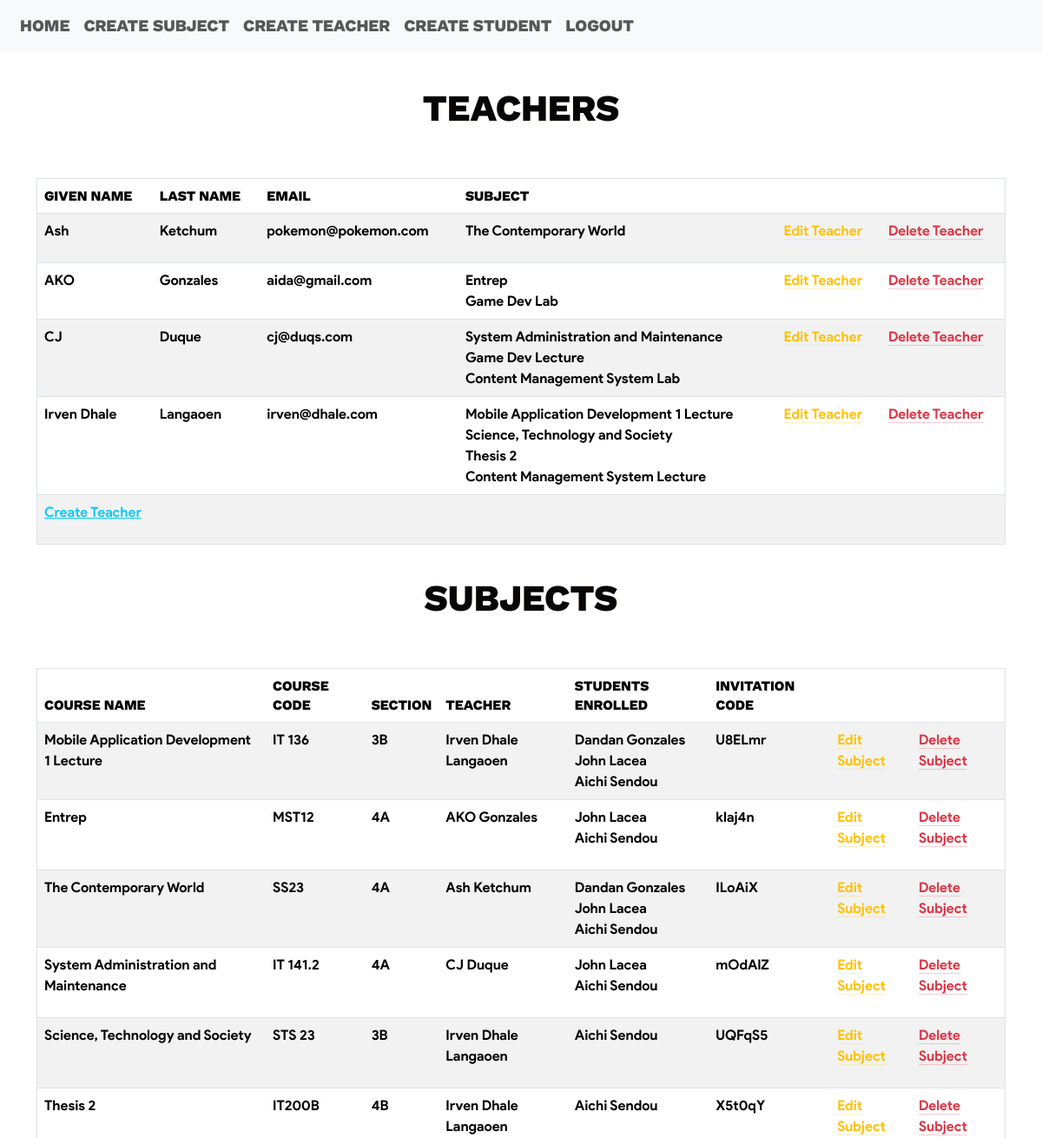
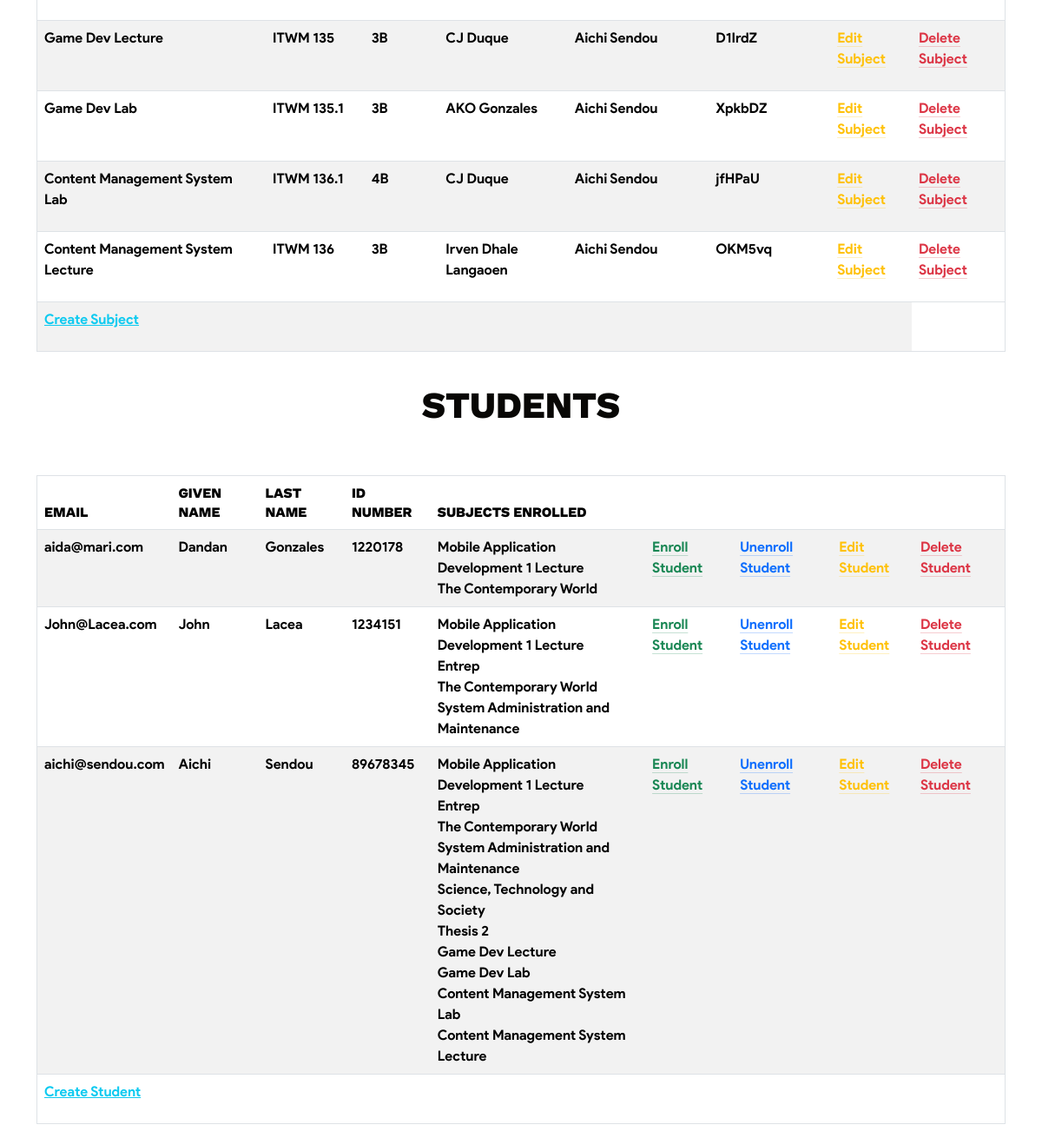
The page /admin (signed in) on the database its author committed (2 pictures, top to bottom).
### website/models.py (models this page shows)
class Teacher(db.Model, UserMixin):
    id = db.Column(db.Integer, primary_key=True)
    email = db.Column(db.String(150), unique=True)
    password = db.Column(db.String(150))
    givenName = db.Column(db.String(150))
    lastName = db.Column(db.String(150))
    subjects = db.relationship('Subj', secondary=teacher_subject_association, backref=db.backref('teachers', lazy='dynamic'))

class Subj(db.Model, UserMixin):
    id = db.Column(db.Integer, primary_key=True)
    section = db.Column(db.String(150))
    course = db.Column(db.String(150))
    code = db.Column(db.String(150), unique=True)
    invCode = db.Column(db.String(150), unique=True)

class Student(db.Model, UserMixin):
    id = db.Column(db.Integer, primary_key=True)
    email = db.Column(db.String(150), unique=True)
    password = db.Column(db.String(150))
    givenName = db.Column(db.String(150))
    lastName = db.Column(db.String(150))
    idNumber = db.Column(db.Integer, unique=True)
    enrolled_courses = db.relationship('Subj', secondary=student_course_association, backref=db.backref('students', lazy='dynamic'))

### website/auth.py (the view)
@auth.route('/admin', methods=['GET', 'POST'])
@login_required
def admin():
    subject = Subj.query.all()
    teachers = Teacher.query.all()
    students = Student.query.all()
    return render_template('home-admin.html', user=current_user, subject=subject, teachers=teachers, students=students)

### website/templates/home-admin.html (shortened to what this page needs)
{% extends "base.html" %} {% block title %}Administrator Homepage{% endblock %}
{% block barnav%}
<div class="collapse navbar-collapse" id="navbar">
  <div class="navbar-nav">
    <a class="nav-item nav-link" id="home" href="/admin">HOME</a>
    <a class="nav-item nav-link" id="subject" href="/create-subject"
      >CREATE SUBJECT</a
    >
    <a class="nav-item nav-link" id="subject" href="/create-teacher"
      >CREATE TEACHER</a
    >
    <a class="nav-item nav-link" id="subject" href="/create-student"
      >CREATE STUDENT</a
    >
    <a class="nav-item nav-link" id="logout" href="/logout">LOGOUT</a>
  </div>
</div>
{% endblock %} {% block content %}
<h1
  class="text-center"
  style="font-family: 'ProdigySansExtraBold'; color: #080705; padding-top: 20px"
>
  TEACHERS
</h1>
<div class="table-bordered" style="padding-top: 50px">
  <table class="table table-striped">
    <thead
      style="
        font-family: 'ProdigySansExtraBold';
        color: #080705;
        font-size: 15px;
      "
    >
      <tr>
        <th scope="col">GIVEN NAME</th>
        <th scope="col">LAST NAME</th>
        <th scope="col">EMAIL</th>
        <th scope="col">SUBJECT</th>
      </tr>
    </thead>
    <tbody>
      {% for teacher in teachers %}
      <tr style="font-family: 'ProductSansBold'; color: #40434e">
        <td>{{ teacher.givenName }}</td>
        <td>{{ teacher.lastName }}</td>
        <td>{{ teacher.email }}</td>
        <td>
          {% for subject in teacher.subjects %} {{ subject.course }} <br /> {% endfor
          %}
        </td>
        <td>
          <p>
            <a
              href="#"
              onclick="return editTeacher('{{ teacher.id }}')"
              class="link-warning link-offset-2 link-underline-opacity-25 link-underline-opacity-100-hover"
              >Edit Teacher</a
            >
          </p>
        </td>
        <td>
          <p>
            <a
              href="#"
              onclick="return deleteTeacher('{{ teacher.id }}')"
              class="link-danger link-offset-2 link-underline-opacity-25 link-underline-opacity-100-hover"
              >Delete Teacher</a
            >
          </p>
        </td>
      </tr>
      {% endfor %}
      <tr style="font-family: 'ProductSansBold'; color: #40434e">
        <td colspan="7" style="text-align: left">
          <p><a href="/create-teacher" class="link-info">Create Teacher</a></p>
        </td>
      </tr>
    </tbody>
  </table>
</div>
<h1
  class="text-center"
  style="font-family: 'ProdigySansExtraBold'; color: #080705; padding-top: 20px"
>
  SUBJECTS
</h1>
<div class="table-bordered" style="padding-top: 50px">
  <table class="table table-striped">
    <thead
      style="
        font-family: 'ProdigySansExtraBold';
        color: #080705;
        font-size: 15px;
      "
    >
      <tr>
        <th scope="col">COURSE NAME</th>
        <th scope="col">COURSE CODE</th>
        <th scope="col">SECTION</th>
        <th scope="col">TEACHER</th>
        <th scope="col">STUDENTS ENROLLED</th>
        <th scope="col">INVITATION CODE</th>
      </tr>
    </thead>
    <tbody>
      {% for course in subject %}
      <tr style="font-family: 'ProductSansBold'; color: #40434e">
        <td>{{ course.course }}</td>
        <td>{{ course.code }}</td>
        <td>{{ course.section }}</td>
        <td>
          {% for teacher in course.teachers %} {{ teacher.givenName }} {{
          teacher.lastName }} {% if not loop.last %}, {% endif %} {% endfor %}
        </td>
        <td> {% for student in course.students %}
          {{ student.givenName }} {{ student.lastName }}<br />
        {% endfor %}</td>
        <td>{{ course.invCode }}</td>
        <td>
          <p>
            <a
              href="#"
              onclick="return editSubj('{{ course.code }}', '{{ course.id }}')"
              class="link-warning link-offset-2 link-underline-opacity-25 link-underline-opacity-100-hover"
              >Edit Subject</a
            >
          </p>
        </td>
        <td>
          <p>
            <a
              href="#"
              onclick="return confirmDelete('{{ course.code }}', '{{ course.id }}')"
              class="link-danger link-offset-2 link-underline-opacity-25 link-underline-opacity-100-hover"
              >Delete Subject</a
            >
          </p>
        </td>
      </tr>
      {% endfor %}
      <tr style="font-family: 'ProductSansBold'; color: #40434e">
        <td colspan="7" style="text-align: left">
          <p><a href="/create-subject" class="link-info">Create Subject</a></p>
        </td>
      </tr>
    </tbody>
  </table>
</div>
<h1
  class="text-center"
  style="font-family: 'ProdigySansExtraBold'; color: #080705; padding-top: 20px"
>
  STUDENTS
</h1>
<div class="table-bordered" style="padding-top: 50px">
  <table class="table table-striped">
    <thead
      style="
        font-family: 'ProdigySansExtraBold';
        color: #080705;
        font-size: 15px;
      "
    >
      <tr>
        <th scope="col">EMAIL</th>
        <th scope="col">GIVEN NAME</th>
        <th scope="col">LAST NAME</th>
        <th scope="col">ID NUMBER</th>
        <th scope="col">SUBJECTS ENROLLED</th>
      </tr>
    </thead>
    <tbody>
      {% for student in students %}
      <tr style="font-family: 'ProductSansBold'; color: #40434e">
        <td>{{ student.email }}</td>
        <td>{{ student.givenName }}</td>
        <td>{{ student.lastName }}</td>
        <td>{{ student.idNumber }}</td>
        <td>
          {% for subject in student.enrolled_courses %} {{ subject.course }}<br />
          {% endfor %}
        </td>
        <td>
          <p>
            <a
              href="#"
              onclick="return enrollStudent('{{ student.id }}')"
              class="link-success link-offset-2 link-underline-opacity-25 link-underline-opacity-100-hover"
              >Enroll Student</a
            >
          </p>
        </td>
        <td>
          <p>
            <a
              href="#"
              onclick="return unenrollStudent('{{ student.id }}')"
              class="link-primary link-offset-2 link-underline-opacity-25 link-underline-opacity-100-hover"
              >Unenroll Student</a
            >
          </p>
        </td>
        <td>
          <p>
            <a
              href="#"
              onclick="return editStudent('{{ student.id }}')"
              class="link-warning link-offset-2 link-underline-opacity-25 link-underline-opacity-100-hover"
              >Edit Student</a
            >
          </p>
        </td>
        <td>
          <p>
            <a
              href="#"
              onclick="return deleteStudent('{{ student.id }}')"
              class="link-danger link-offset-2 link-underline-opacity-25 link-underline-opacity-100-hover"
              >Delete Student</a
            >
          </p>
        </td>
      </tr>
      {% endfor %}
      <tr style="font-family: 'ProductSansBold'; color: #40434e">
        <td colspan="4" style="text-align: left">
          <p><a href="/create-student" class="link-info">Create Student</a></p>
        </td>
      </tr>
    </tbody>
  </table>
</div>
{% endblock %}

### rows shown on the page
Teacher: givenName "Ash", lastName "Ketchum", email "pokemon@pokemon.com"
Subj: course "The Contemporary World", code "SS23", section "4A", invCode "ILoAiX"
Teacher: givenName "AKO", lastName "Gonzales", email "aida@gmail.com"
Subj: course "Entrep", code "MST12", section "4A", invCode "kIaj4n"
Subj: course "Game Dev Lab", code "ITWM 135.1", section "3B", invCode "XpkbDZ"
Teacher: givenName "CJ", lastName "Duque", email "cj@duqs.com"
Subj: course "System Administration and Maintenance", code "IT 141.2", section "4A", invCode "mOdAlZ"
Subj: course "Game Dev Lecture", code "ITWM 135", section "3B", invCode "D1IrdZ"
Subj: course "Content Management System Lab", code "ITWM 136.1", section "4B", invCode "jfHPaU"
Teacher: givenName "Irven Dhale", lastName "Langaoen", email "irven@dhale.com"
Subj: course "Mobile Application Development 1 Lecture", code "IT 136", section "3B", invCode "U8ELmr"
Subj: course "Science, Technology and Society", code "STS 23", section "3B", invCode "UQFqS5"
Subj: course "Thesis 2", code "IT200B", section "4B", invCode "X5t0qY"
Subj: course "Content Management System Lecture", code "ITWM 136", section "3B", invCode "OKM5vq"
Student: givenName "Dandan", lastName "Gonzales", email "aida@mari.com", idNumber "1220178"
Student: givenName "John", lastName "Lacea", email "John@Lacea.com", idNumber "1234151"
Student: givenName "Aichi", lastName "Sendou", email "aichi@sendou.com", idNumber "89678345"
